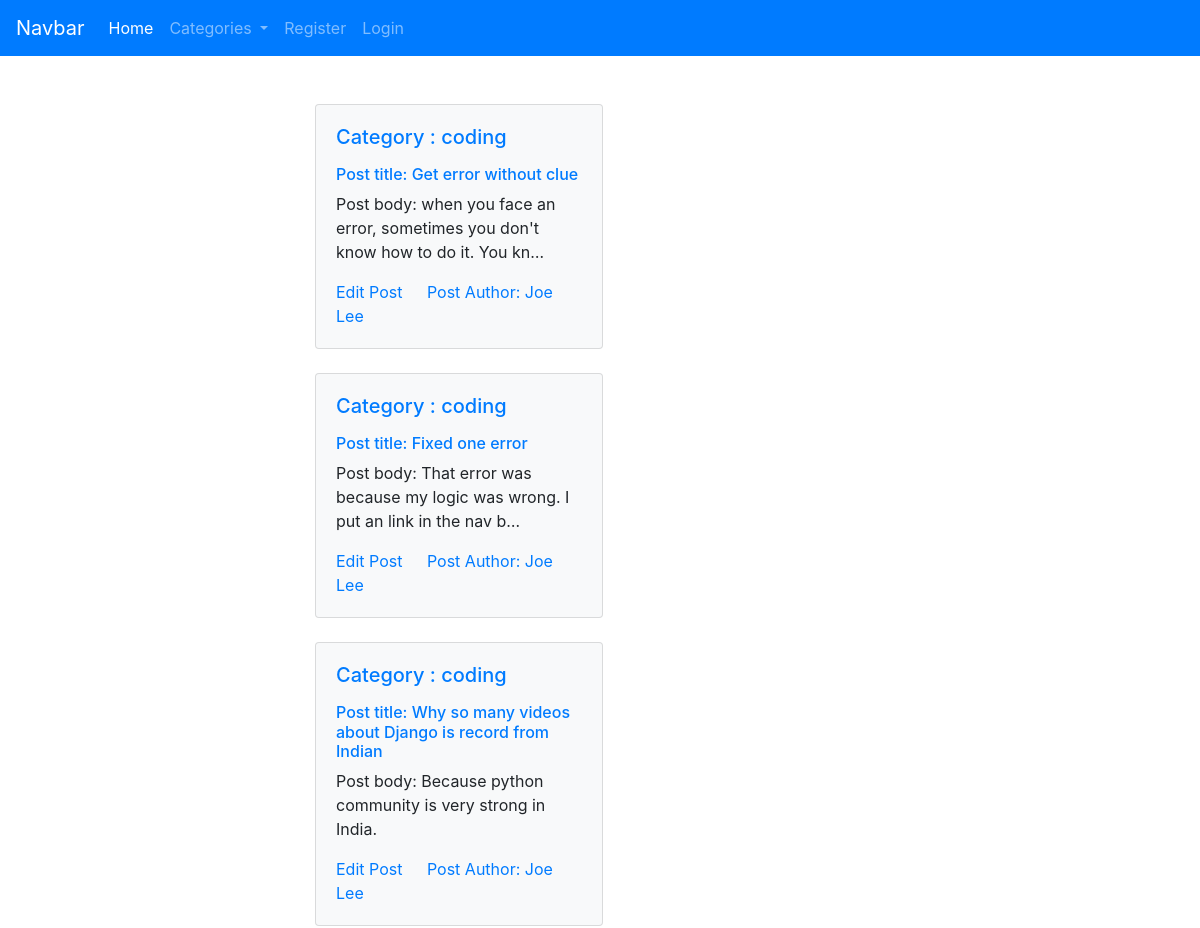
Before: / (upper part) with the older database file.
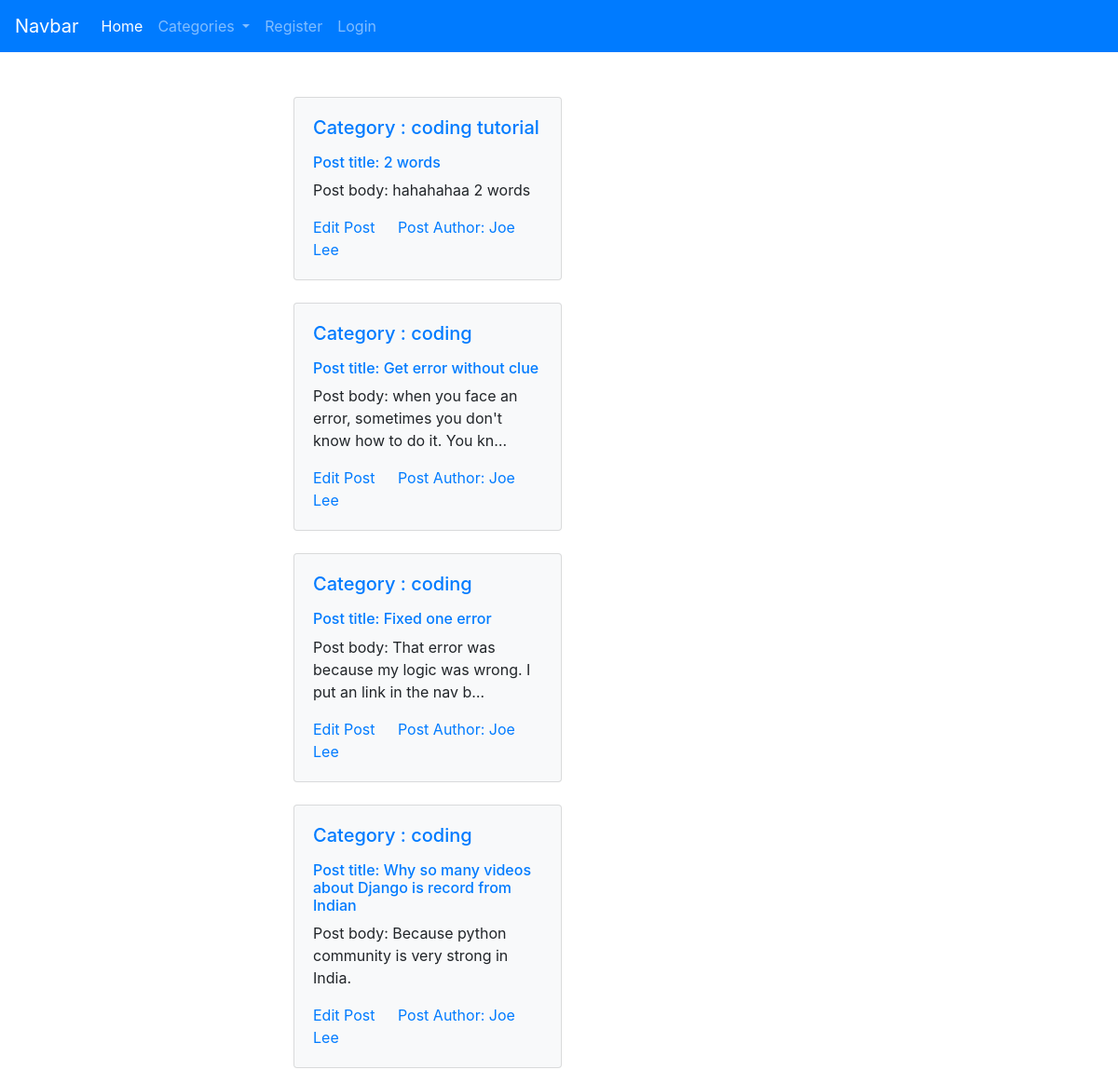
After: the same page with the newer database file.
### theblog/models.py (models this page shows, shortened)
class Post(models.Model):
	title = models.CharField(max_length=255)
	author = models.ForeignKey(User, on_delete=models.CASCADE)
	body = models.TextField()
	category = models.ForeignKey(Category, on_delete=models.CASCADE, null=True)
	post_date = models.DateField(auto_now_add=True)
	category_2 = models.CharField(max_length=255, default='coding')

### theblog/views.py (the view)
# urls.py: path('',PostListView.as_view(), name='home'),
class PostListView(ListView):
	model = Post
	template_name = 'theblog/home.html'
	ordering = ['-post_date']
	def get_context_data(self, *args, **kwargs):
		cat_menu = Category_2.objects.all()
		context = super(PostListView, self).get_context_data(*args, **kwargs)
		context["cat_menu"] = cat_menu
		return context

### theblog/models.py (called while the page is built)
	def __str__(self):
		return self.name

### theblog/templates/theblog/home.html (shortened to what this page needs)
{% extends 'theblog/base.html' %}
{% block content %}
{% for post in object_list %}
	<div class="card bg-light mb-3 mt-4" style="width: 18rem;">
	  	<div class="card-body">
	    <h5 class="card-title"><a href="{% url 'theblog:category' post.category_2 %}">Category : {{ post.category_2 }}</a></h5>
	    <h6 class="card-subtitle mb-2 text-muted mt-3">
	    	<a href="{% url 'theblog:post-detail' post.pk %}">Post title: {{ post.title }}</a></h6>
	    <p class="card-text">Post body: {{ post.body|truncatechars:70 }}</p>
	    <a href="{% url 'theblog:update-post' post.pk %}" class="card-link">Edit Post</a>
	    <a href="#" class="card-link mt-3">Post Author: {{ post.author.first_name }} {{ post.author.last_name }}</a>
	  	</div>
	</div>
{% endfor %}
{% endblock %}

Changed rows visible on the page:
added Post: category_2 "coding tutorial", title "2 words", body "hahahahaa 2 words", author.first_name "Joe", author.last_name "Lee"
